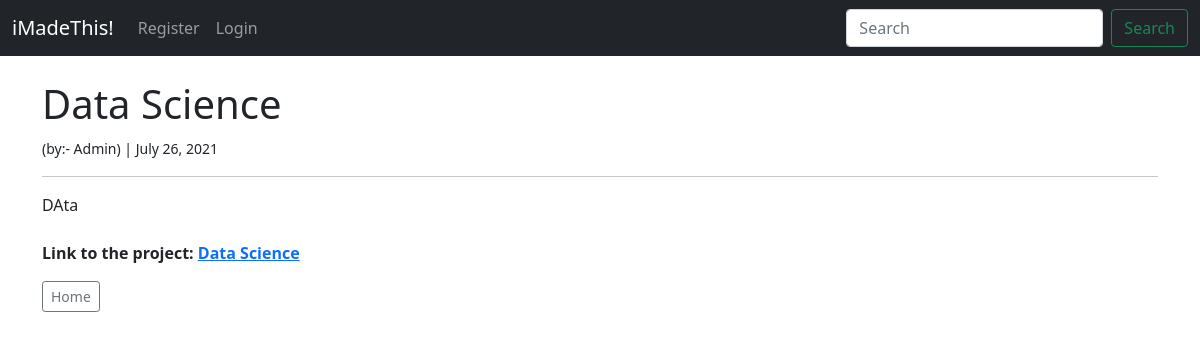
The app's page /project/8 with its own data.
### website/models.py (models this page shows, shortened)
class Project(models.Model):
    name = models.CharField(max_length=256)
    made_by = models.ForeignKey(
        User, on_delete=models.CASCADE, related_name="project_owner"
    )
    description = models.TextField()
    link = models.URLField(max_length=256)
    published_at = models.DateField(auto_now_add=True)
    category = models.CharField(max_length=255, default="Other")
    created_why = models.TextField(default="", blank=True)
    for_whom = models.CharField(max_length=255, default="", blank=True)
    start_date = models.DateField(default=date.today)
    end_date = models.DateField(blank=True)

### website/views.py (the view)
# urls.py: path("project/<int:pk>", ProjectDetailsPage.as_view(), name="project_details_page"),
class ProjectDetailsPage(DetailView):
    model = Project
    template_name = "website/project_details.html"

### website/templates/website/project_details.html (shortened to what this page needs)
{% extends "website/layout.html" %}
{% block body %}
<h1> {{ project.name }} </h1>
<small>
    (by:- {{ project.made_by }}) | {{ project.published_at }}
    <br>
</small>
<hr>
<div>
    {{ project.description }}
</div>
<br>
<strong>
    <p>Link to the project:
        <a href="{{project.link}}">{{ project.name }}</a>
    </p>
</strong>
<a href="{% url 'index_page' %}" class="btn btn-sm btn-outline-secondary">Home</a>
{% endblock %}

### records on screen
Project: name "Data Science", made_by "Admin", published_at "July 26, 2021", description "DAta"
